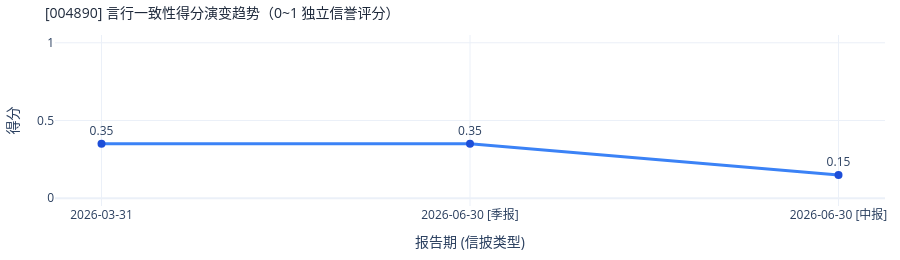
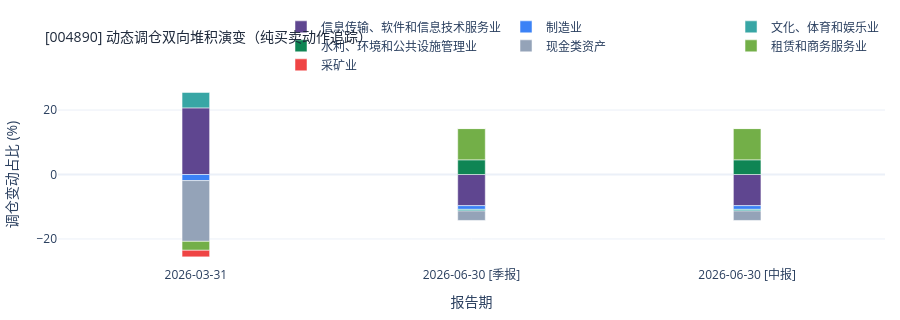
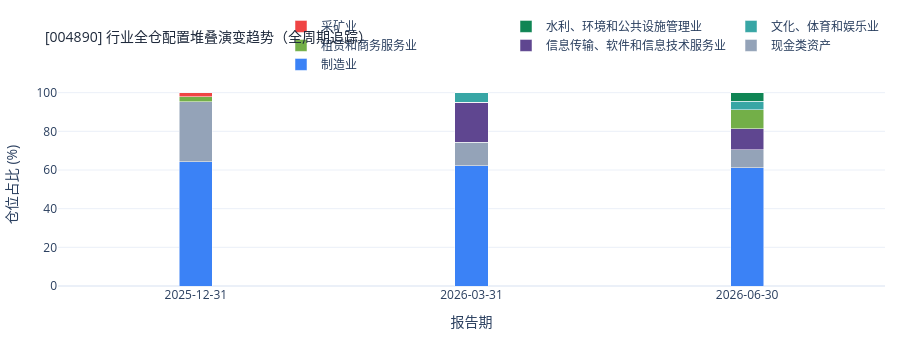
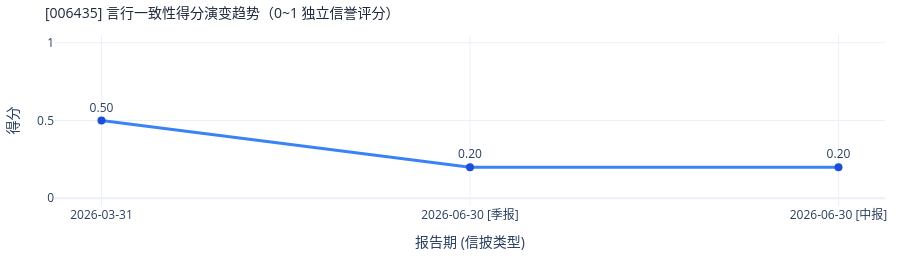

Notebook code for these charts, in order:
### Markdown cell above
> **📌 数据来源与合规声明 (Data Sources & Compliance)**
> - **持仓与市场底层**：资产配置、行业集中度及持仓变动来源于CSMAR --【按行业分类的股票投资组合文件】。
> - **文本与运作章节**：各报告期【公募基金定期报告】中【4.4 报告期内基金投资策略和运作分析】采集自天天基金网、巨潮网。（后续可拓展至路演纪要等）
> - **语义对齐与审计**：基于大模型（LLM）的多维意图提取、情感倾向分析与 Say-Do Gap 一致性动态打分。
> - *免责声明：本看板所有数据监测、打分结果与打脸复盘仅用于量化研究与学术审计，不构成任何投资建议。*

### Code cell
from visualization.visualizer import SayDoDashboardRenderer

# 只需要读取现成的中间态 JSON，秒级生成高颜值投研长卷
renderer = SayDoDashboardRenderer()
renderer.render_all()

### Figure 1 — Plotly figure (JSON) as saved in the notebook; plotly's stock layout.template omitted (floating-point values rounded to 4 significant figures)
{"data": [{"customdata": ["<b>报告期</b>: 2026-03-31<br><b>一致性得分</b>: 0.35<br><b>偏差类型 (Say-Do Gap)</b>: <span style='color:#d97706;'>风格漂移/言行不一</span><br><b>总体情绪</b>: 震荡", "<b>报告期</b>: 2026-06-30 [季报]<br><b>一致性得分</b>: 0.35<br><b>偏差类型 (Say-Do Gap)</b>: <span style='color:#d97706;'>风格漂移/言行不一</span><br><b>总体情绪</b>: 震荡", "<b>报告期</b>: 2026-06-30 [中报]<br><b>一致性得分</b>: 0.15<br><b>偏差类型 (Say-Do Gap)</b>: <span style='color:#d97706;'>风格漂移/言行不一</span><br><b>总体情绪</b>: 震荡"], "hovertemplate": "%{customdata}<extra></extra>", "line": {"color": "#3b82f6", "width": 3}, "marker": {"color": "#1d4ed8", "size": 8}, "mode": "lines+markers+text", "name": "一致性得分", "text": ["0.35", "0.35", "0.15"], "textposition": "top center", "type": "scatter", "x": ["2026-03-31", "2026-06-30 [季报]", "2026-06-30 [中报]"], "y": [0.35, 0.35, 0.15]}], "layout": {"height": 260, "margin": {"b": 15, "l": 15, "r": 15, "t": 35}, "title": {"font": {"color": "#1e293b", "size": 14}, "text": "[004890] 言行一致性得分演变趋势（0~1 独立信誉评分）"}, "xaxis": {"title": {"text": "报告期 (信披类型)"}, "type": "category"}, "yaxis": {"range": [-0.05, 1.05], "title": {"text": "得分"}}}}

### Figure 2 — Plotly figure (JSON) as saved in the notebook; plotly's stock layout.template omitted (floating-point values rounded to 4 significant figures)
{"data": [{"customdata": ["+20.68%", "-9.67%", "-9.67%"], "hovertemplate": "<b>%{data.name}</b>: %{customdata}<extra></extra>", "marker": {"color": "rgb(95, 70, 144)"}, "name": "信息传输、软件和信息技术服务业", "type": "bar", "width": 0.1, "x": ["2026-03-31", "2026-06-30 [季报]", "2026-06-30 [中报]"], "y": [20.68, -9.67, -9.67]}, {"customdata": ["-1.89%", "-1.15%", "-1.15%"], "hovertemplate": "<b>%{data.name}</b>: %{customdata}<extra></extra>", "marker": {"color": "#3b82f6"}, "name": "制造业", "type": "bar", "width": 0.1, "x": ["2026-03-31", "2026-06-30 [季报]", "2026-06-30 [中报]"], "y": [-1.89, -1.15, -1.15]}, {"customdata": ["+4.88%", "-0.51%", "-0.51%"], "hovertemplate": "<b>%{data.name}</b>: %{customdata}<extra></extra>", "marker": {"color": "rgb(56, 166, 165)"}, "name": "文化、体育和娱乐业", "type": "bar", "width": 0.1, "x": ["2026-03-31", "2026-06-30 [季报]", "2026-06-30 [中报]"], "y": [4.88, -0.51, -0.51]}, {"customdata": ["+0.00%", "+4.56%", "+4.56%"], "hovertemplate": "<b>%{data.name}</b>: %{customdata}<extra></extra>", "marker": {"color": "rgb(15, 133, 84)"}, "name": "水利、环境和公共设施管理业", "type": "bar", "width": 0.1, "x": ["2026-03-31", "2026-06-30 [季报]", "2026-06-30 [中报]"], "y": [0, 4.56, 4.56]}, {"customdata": ["-18.86%", "-2.93%", "-2.93%"], "hovertemplate": "<b>%{data.name}</b>: %{customdata}<extra></extra>", "marker": {"color": "#94a3b8"}, "name": "现金类资产", "type": "bar", "width": 0.1, "x": ["2026-03-31", "2026-06-30 [季报]", "2026-06-30 [中报]"], "y": [-18.86, -2.93, -2.93]}, {"customdata": ["-2.77%", "+9.70%", "+9.70%"], "hovertemplate": "<b>%{data.name}</b>: %{customdata}<extra></extra>", "marker": {"color": "rgb(115, 175, 72)"}, "name": "租赁和商务服务业", "type": "bar", "width": 0.1, "x": ["2026-03-31", "2026-06-30 [季报]", "2026-06-30 [中报]"], "y": [-2.77, 9.7, 9.7]}, {"customdata": ["-2.04%", "+0.00%", "+0.00%"], "hovertemplate": "<b>%{data.name}</b>: %{customdata}<extra></extra>", "marker": {"color": "#ef4444"}, "name": "采矿业", "type": "bar", "width": 0.1, "x": ["2026-03-31", "2026-06-30 [季报]", "2026-06-30 [中报]"], "y": [-2.04, 0, 0]}], "layout": {"barmode": "relative", "height": 320, "legend": {"orientation": "h", "x": 1, "xanchor": "right", "y": 1.02, "yanchor": "bottom"}, "margin": {"b": 15, "l": 15, "r": 15, "t": 35}, "title": {"font": {"color": "#1e293b", "size": 14}, "text": "[004890] 动态调仓双向堆积演变（纯买卖动作追踪）"}, "xaxis": {"title": {"text": "报告期"}, "type": "category"}, "yaxis": {"title": {"text": "调仓变动占比 (%)"}}}}

### Figure 3 — Plotly figure (JSON) as saved in the notebook; plotly's stock layout.template omitted (floating-point values rounded to 4 significant figures)
{"data": [{"customdata": ["64.20%", "62.31%", "61.16%"], "hovertemplate": "<b>%{data.name}</b>: %{customdata}<extra></extra>", "marker": {"color": "#3b82f6"}, "name": "制造业", "type": "bar", "width": 0.12, "x": ["2025-12-31", "2026-03-31", "2026-06-30"], "y": [64.2, 62.31, 61.16]}, {"customdata": ["30.99%", "12.13%", "9.20%"], "hovertemplate": "<b>%{data.name}</b>: %{customdata}<extra></extra>", "marker": {"color": "#94a3b8"}, "name": "现金类资产", "type": "bar", "width": 0.12, "x": ["2025-12-31", "2026-03-31", "2026-06-30"], "y": [30.99, 12.13, 9.2]}, {"customdata": ["0.00%", "20.68%", "11.01%"], "hovertemplate": "<b>%{data.name}</b>: %{customdata}<extra></extra>", "marker": {"color": "rgb(95, 70, 144)"}, "name": "信息传输、软件和信息技术服务业", "type": "bar", "width": 0.12, "x": ["2025-12-31", "2026-03-31", "2026-06-30"], "y": [0, 20.68, 11.01]}, {"customdata": ["2.77%", "0.00%", "9.70%"], "hovertemplate": "<b>%{data.name}</b>: %{customdata}<extra></extra>", "marker": {"color": "rgb(115, 175, 72)"}, "name": "租赁和商务服务业", "type": "bar", "width": 0.12, "x": ["2025-12-31", "2026-03-31", "2026-06-30"], "y": [2.77, 0, 9.7]}, {"customdata": ["0.00%", "4.88%", "4.37%"], "hovertemplate": "<b>%{data.name}</b>: %{customdata}<extra></extra>", "marker": {"color": "rgb(56, 166, 165)"}, "name": "文化、体育和娱乐业", "type": "bar", "width": 0.12, "x": ["2025-12-31", "2026-03-31", "2026-06-30"], "y": [0, 4.88, 4.37]}, {"customdata": ["0.00%", "0.00%", "4.56%"], "hovertemplate": "<b>%{data.name}</b>: %{customdata}<extra></extra>", "marker": {"color": "rgb(15, 133, 84)"}, "name": "水利、环境和公共设施管理业", "type": "bar", "width": 0.12, "x": ["2025-12-31", "2026-03-31", "2026-06-30"], "y": [0, 0, 4.56]}, {"customdata": ["2.04%", "0.00%", "0.00%"], "hovertemplate": "<b>%{data.name}</b>: %{customdata}<extra></extra>", "marker": {"color": "#ef4444"}, "name": "采矿业", "type": "bar", "width": 0.12, "x": ["2025-12-31", "2026-03-31", "2026-06-30"], "y": [2.04, 0, 0]}], "layout": {"barmode": "stack", "height": 340, "legend": {"orientation": "h", "x": 1, "xanchor": "right", "y": 1.02, "yanchor": "bottom"}, "margin": {"b": 15, "l": 15, "r": 15, "t": 35}, "title": {"font": {"color": "#1e293b", "size": 14}, "text": "[004890] 行业全仓配置堆叠演变趋势（全周期追踪）"}, "xaxis": {"title": {"text": "报告期"}, "type": "category"}, "yaxis": {"range": [0, 105], "title": {"text": "仓位占比 (%)"}}}}

### Figure 4 — Plotly figure (JSON) as saved in the notebook; plotly's stock layout.template omitted (floating-point values rounded to 4 significant figures)
{"data": [{"customdata": ["<b>报告期</b>: 2026-03-31<br><b>一致性得分</b>: 0.50<br><b>偏差类型 (Say-Do Gap)</b>: <span style='color:#d97706;'>风格漂移/言行不一</span><br><b>总体情绪</b>: 利好", "<b>报告期</b>: 2026-06-30 [季报]<br><b>一致性得分</b>: 0.20<br><b>偏差类型 (Say-Do Gap)</b>: <span style='color:#d97706;'>风格漂移/言行不一</span><br><b>总体情绪</b>: 震荡", "<b>报告期</b>: 2026-06-30 [中报]<br><b>一致性得分</b>: 0.20<br><b>偏差类型 (Say-Do Gap)</b>: <span style='color:#d97706;'>风格漂移/言行不一</span><br><b>总体情绪</b>: 震荡"], "hovertemplate": "%{customdata}<extra></extra>", "line": {"color": "#3b82f6", "width": 3}, "marker": {"color": "#1d4ed8", "size": 8}, "mode": "lines+markers+text", "name": "一致性得分", "text": ["0.50", "0.20", "0.20"], "textposition": "top center", "type": "scatter", "x": ["2026-03-31", "2026-06-30 [季报]", "2026-06-30 [中报]"], "y": [0.5, 0.2, 0.2]}], "layout": {"height": 260, "margin": {"b": 15, "l": 15, "r": 15, "t": 35}, "title": {"font": {"color": "#1e293b", "size": 14}, "text": "[006435] 言行一致性得分演变趋势（0~1 独立信誉评分）"}, "xaxis": {"title": {"text": "报告期 (信披类型)"}, "type": "category"}, "yaxis": {"range": [-0.05, 1.05], "title": {"text": "得分"}}}}
